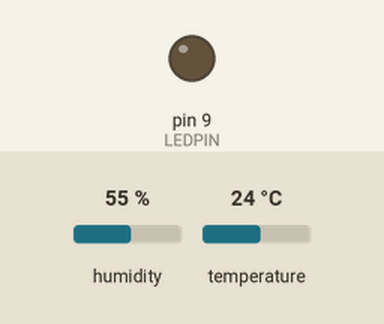
The sketch below on a simulated Arduino Uno, built with avr-gcc and run on an emulated ATmega328P. Parts: output pins drawn as LEDs (lit = HIGH). Dashed ring = blinking. Inputs (shaded band) come from the test bench; at power-on: temperature 24 °C, humidity 55 %. What the sketch prints to the serial monitor is not drawn.

Above: at 6.8 s.
6.9 s: temperature set to 26 °C
12.3 s: temperature set to 29 °C
At 14.23 s:
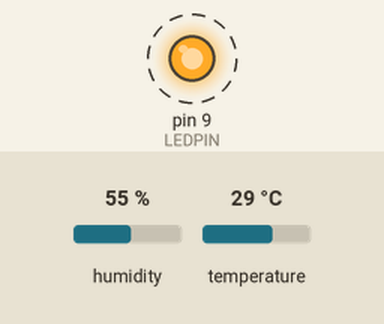
Timing chart, 0 to 23.9 s (numbered marks = the images above; inputs shaded):
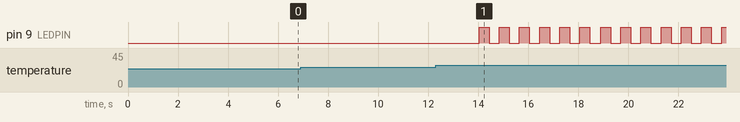

Measured:
- the behaviour switches between 27 and 28 °C on temperature (found by bisection; images 0 and 1)
- after the input at 6.9 s, every drawn part: stays the same
- after the input at 12.3 s, pin 9 (LEDPIN): alternates HIGH for 0.40 s and LOW for 0.40 s, starting after 1.7 s

The sketch:

auto_vent_fsm.ino
```cpp
#include <DHT.h>

// === CONFIGURATION ===
#define DHTPIN 2
#define DHTTYPE DHT11
#define LEDPIN 9

DHT dht(DHTPIN, DHTTYPE);

// === FSM STATES ===
enum State { IDLE,
             VENT_WAIT,
             VENT_ACTIVE };
State currentState = IDLE;

// === TIMERS ===
unsigned long previousMillis = 0;
const long interval = 2000;

unsigned long stateEntryTime = 0;

void setup() {
  Serial.begin(9600);
  dht.begin();
  pinMode(LEDPIN, OUTPUT);
}

void loop() {
  unsigned long currentMillis = millis();
  float temp, humidity;

  // Sensor read every 2 seconds
  if (currentMillis - previousMillis >= interval) {
    previousMillis = currentMillis;

    temp = dht.readTemperature();
    humidity = dht.readHumidity();

    if (isnan(temp) || isnan(humidity)) {
      Serial.println("❌ Sensor read failed.");
      return;
    }

    Serial.print("Temperature: ");
    Serial.print(temp);
    Serial.print(" °C | Humidity: ");
    Serial.print(humidity);
    Serial.println(" %");

    // === FSM TRANSITIONS ===
    switch (currentState) {
      case IDLE:
        if (temp >= 28.0) {
          currentState = VENT_WAIT;
          stateEntryTime = millis();  // Start 10s timer
          Serial.println(" Transition: IDLE → VENT_WAIT");
        }
        break;

      case VENT_WAIT:
        if (temp < 26.0) {
          currentState = IDLE;
          Serial.println(" Transition: VENT_WAIT → IDLE");
        } else if (millis() - stateEntryTime >= 10000) {
          currentState = VENT_ACTIVE;
          Serial.println(" Transition: VENT_WAIT → VENT_ACTIVE");
        }
        break;

      case VENT_ACTIVE:
        if (temp < 26.0) {
          currentState = IDLE;
          Serial.println(" Transition: VENT_ACTIVE → IDLE");
        }
        break;
    }
  }

  // === OUTPUT ACTIONS ===
  switch (currentState) {
    case IDLE:
      digitalWrite(LEDPIN, LOW);
      break;

    case VENT_WAIT:
      blinkLED();
      break;

    case VENT_ACTIVE:
      digitalWrite(LEDPIN, HIGH);
      break;
  }
}

void blinkLED() {
  digitalWrite(LEDPIN, HIGH);
  delay(400);
  digitalWrite(LEDPIN, LOW);
  delay(400);
}
```
